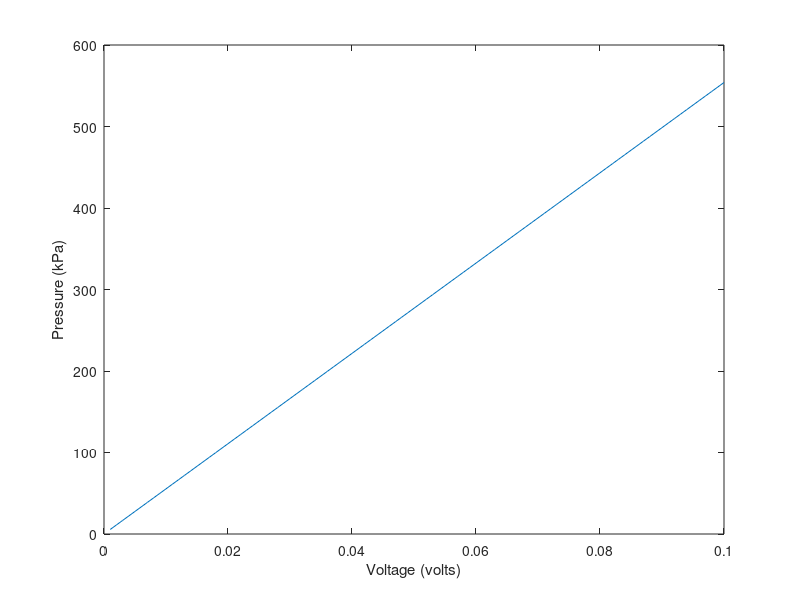

MATLAB code for this plot:
clear all; close all; clc

v=linspace(0.001,0.1,100);
dbre=-254.87;
tmp=10^(dbre/20); % 1uPa corresponds to this many volts
pr=(v/tmp)/(1e6*1e3);  % divide by 1e6 to get into Pa, and by 1e3 to get into kPa
figure; plot(v,pr); xlabel('Voltage (volts)'); ylabel('Pressure (kPa)'); 

tmp